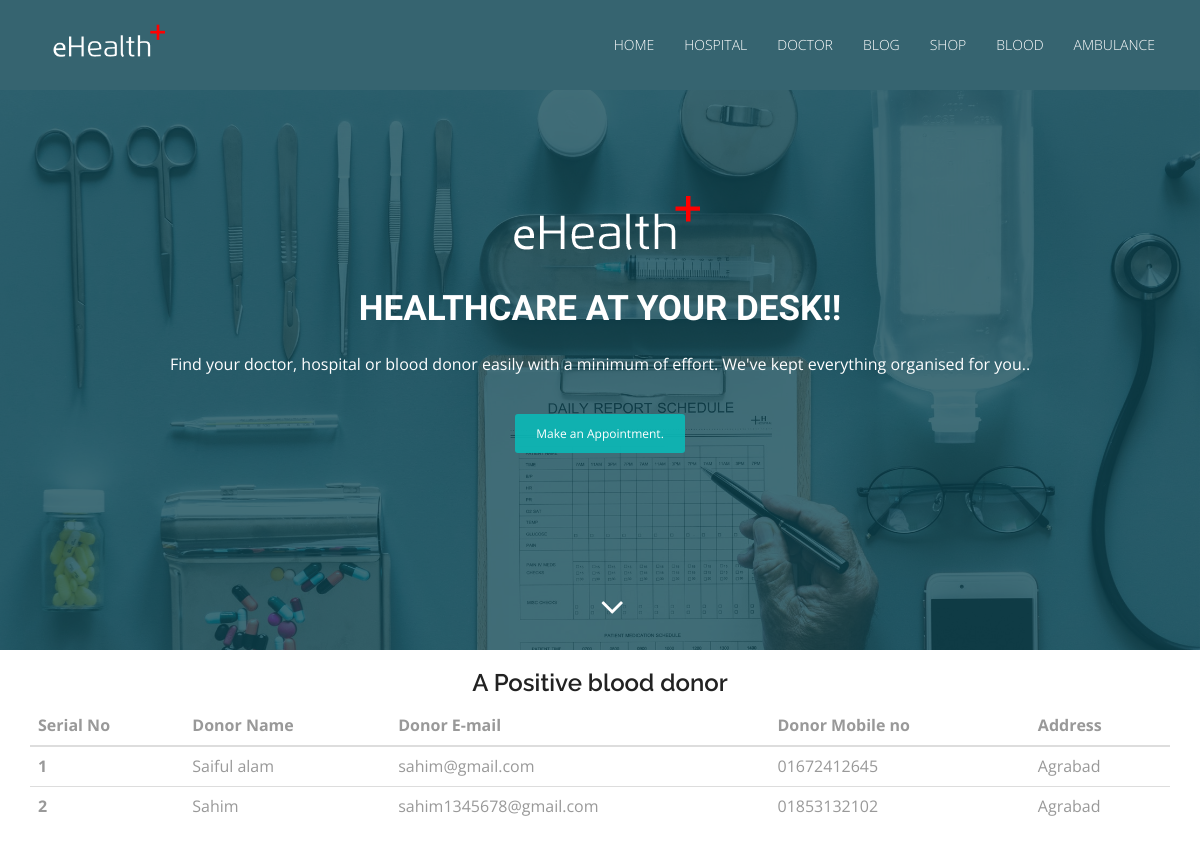
Page /index.php/welcome/a_positive on the earlier database version.
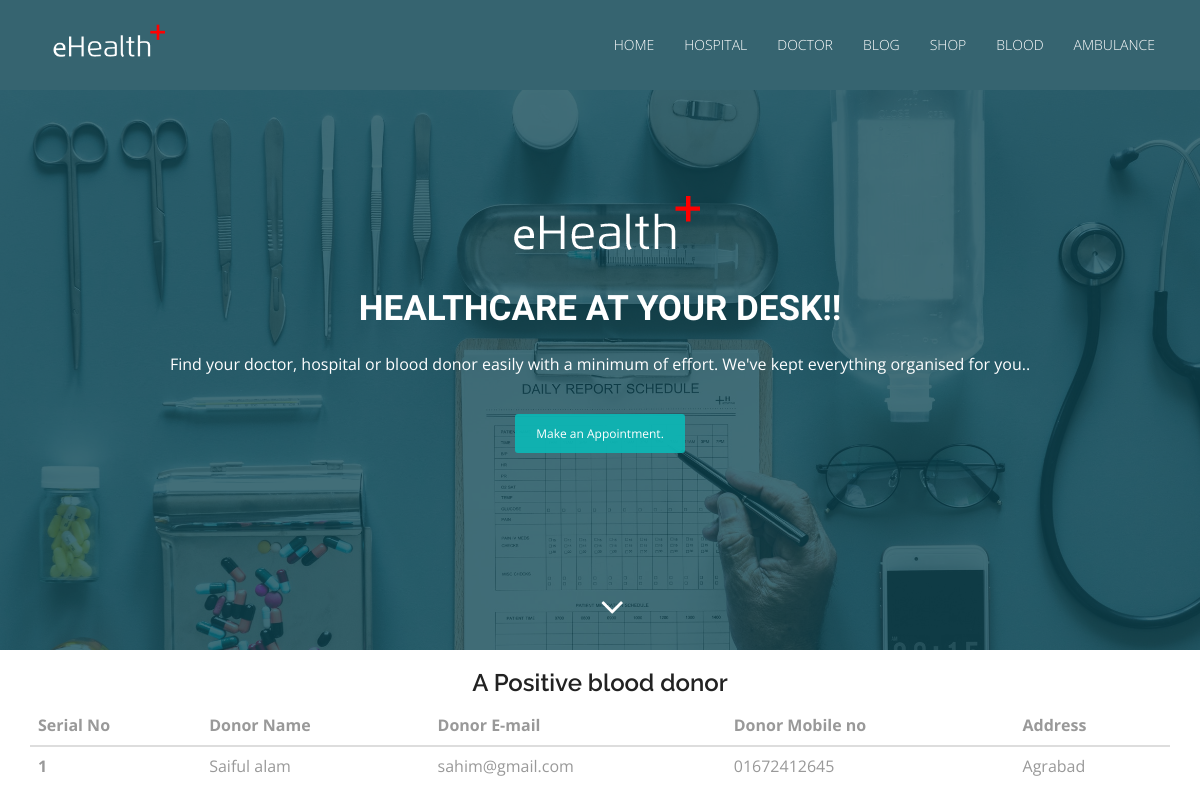
Same page on the later database version.
### tables this page shows
CREATE TABLE `tbl_donor` (
  `donor_id` int(11) NOT NULL,
  `donor_name` varchar(255) NOT NULL,
  `donor_blood_group` varchar(11) NOT NULL,
  `donor_email` varchar(255) NOT NULL,
  `donor_mobile_no` varchar(16) NOT NULL,
  `donor_address` varchar(255) NOT NULL,
  `donor_status` tinyint(3) NOT NULL
);

### application/controllers/Welcome.php (called while the page is built, shortened)
<?php
class Welcome extends CI_Controller {
    public function __construct()
    {
        $this->load->model('welcome_model');
    }
    public function a_positive()
    {
        $data = array();
        $data['all_a_positive_donor'] = $this->welcome_model->all_active_a_positive_donors('A+');
        $this->load->view('pages/a_positive',$data);
    }
}

### index.php (called while the page is built, shortened)
<?php
require_once BASEPATH.'core/CodeIgniter.php';

### application/models/Welcome_model.php (called while the page is built, shortened)
<?php
class Welcome_model extends CI_Model{
    public function all_active_a_positive_donors($donor_blood_group)
    {
        $result = $this->db->select('*')
            ->from('tbl_donor')
            ->where(array('donor_status' => 1, 'donor_blood_group' => $donor_blood_group))
            ->get()->result();
        return $result;
    }
}

### application/views/pages/a_positive.php (the view, shortened to what this page needs)
<!DOCTYPE html>
<html lang="en">
<head>
    <link rel="stylesheet" type="text/css" href="<?php echo base_url()?>asset/css/font-awesome.min.css">
    <link rel="stylesheet" type="text/css" href="<?php echo base_url()?>asset/css/bootstrap.min.css">
    <link rel="stylesheet" type="text/css" href="<?php echo base_url()?>asset/css/style.css">
</head>
<body id="myPage" data-spy="scroll" data-target=".navbar" data-offset="60">
<section id="banner" class="banner">
    <div class="bg-color">
        <nav class="navbar navbar-default navbar-fixed-top">
            <div class="container">
                <div class="col-md-12">
                    <div class="navbar-header">
                        <a class="navbar-brand" href="#"><img src="<?php echo base_url()?>asset/img/logo.png" class="img-responsive" style="width: 140px; margin-top: -16px;"></a>
                    </div>
                    <div class="collapse navbar-collapse navbar-right" id="myNavbar">
                        <ul class="nav navbar-nav">
                            <li class=""><a href="index.html">Home</a></li>
                            <li class=""><a href="hospital.html">Hospital</a></li>
                            <li class=""><a href="doctorlist.html">Doctor</a></li>
                            <li class=""><a href="#blog">Blog</a></li>
                            <li class=""><a href="#shop">Shop</a></li>
                            <li class=""><a href="blood.html">Blood</a></li>
                            <li class=""><a href="ambulance.html">Ambulance</a></li>
                        </ul>
                    </div>
                </div>
            </div>
        </nav>
        <div class="container">
            <div class="row">
                <div class="banner-info">
                    <div class="banner-logo text-center">
                        <img src="<?php echo base_url()?>asset/img/logo.png" class="img-responsive">
                    </div>
                    <div class="banner-text text-center">
                        <h1 class="white">Healthcare at your desk!!</h1>
                        <p>Find your doctor, hospital or blood donor easily with a minimum of effort. We've kept everything organised for you..</p>
                        <a href="doctorlist.html" class="btn btn-appoint">Make an Appointment.</a>
                    </div>
                    <div class="overlay-detail text-center">
                        <a href="#cta-3"><i class="fa fa-angle-down"></i></a>
                    </div>
                </div>
            </div>
        </div>
    </div>
</section>
<div class="container">
    <h3 class="text-center">A Positive blood donor</h3>
    <table class="table table-dark">
        <thead>
        <tr>
           <th scope="col">Serial No</th>
            <th scope="col">Donor Name</th>
            <th scope="col">Donor E-mail</th>
            <th scope="col">Donor Mobile no</th>
            <th scope="col">Address</th>
        </tr>
        </thead>
        <tbody>
        <?php
        $i = 1;
        foreach($all_a_positive_donor as $v_donor){
        ?>
        <tr>
            <th scope="row"><?php echo $i++?></th>
            <td><?php echo $v_donor->donor_name?></td>
            <td><?php echo $v_donor->donor_email?></td>
            <td><?php echo $v_donor->donor_mobile_no?></td>
            <td><?php echo $v_donor->donor_address?></td>
        </tr>
<?php } ?>
        </tbody>
    </table>
</div>
</body>
</html>

Differences in the rows shown:
no longer on this page (row edited): tbl_donor: donor_name "Sahim", donor_email "sahim1345678@gmail.com", donor_mobile_no "01853132102", donor_address "Agrabad"
